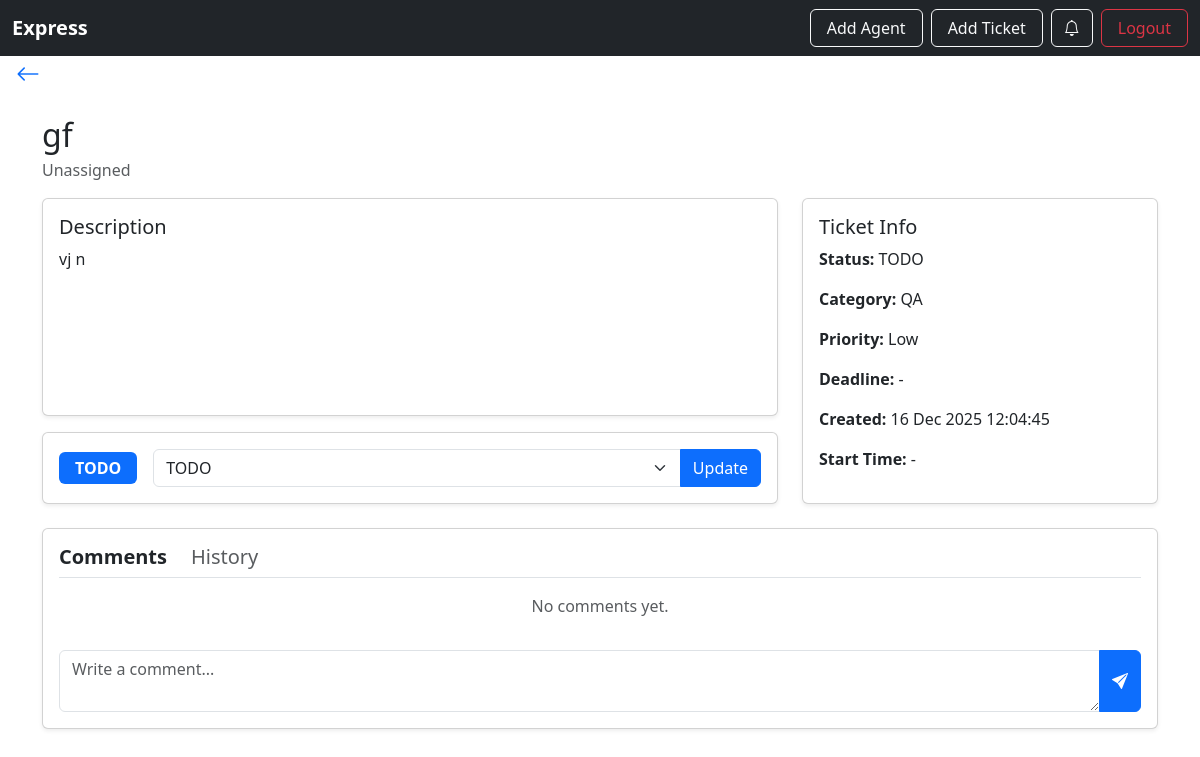
The app's page /ticket/4/ (signed in), older data.
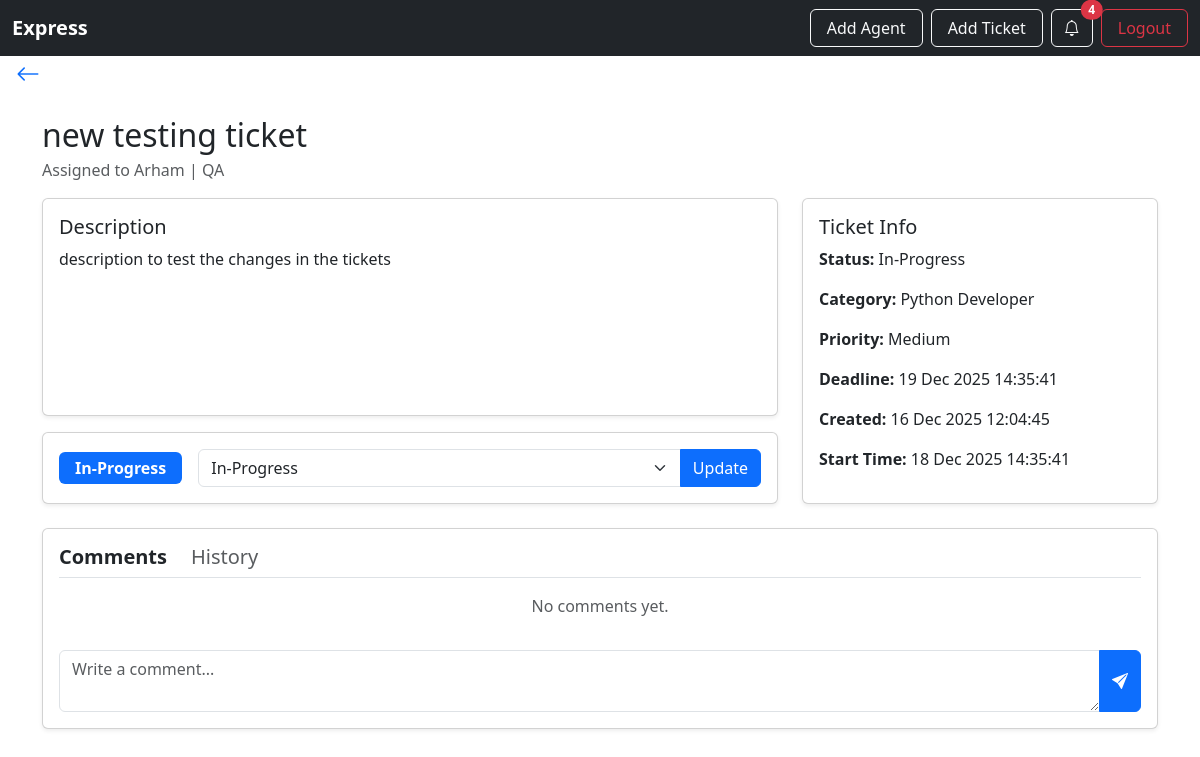
The same page, newer data.
### ticketing/models/tickets.py (models this page shows, shortened)
class Ticket(models.Model):
    creator_id = models.ForeignKey(
        AppUser,
        related_name="assigned_by",
        on_delete=models.CASCADE,
        limit_choices_to={'role': UserType.CUSTOMER}
    )
    title = models.CharField(unique=True, max_length=255)
    description = models.TextField()
    priority_id = models.ForeignKey(TicketPriority, on_delete=models.CASCADE)
    status = models.ForeignKey(
        TicketStatus,
        on_delete=models.CASCADE,
        default="TODO"
    )
    start_time = models.DateTimeField(null=True, blank=True)
    deadline = models.DateTimeField(null=True, blank=True)
    ticket_category = models.CharField(max_length=20)
    created_at = models.DateTimeField(auto_now_add=True)
    changed_at = models.DateTimeField(auto_now=True)
    assignee_id = models.ForeignKey(
        AppUser,
        related_name="assigned_to",
        null=True,
        blank=True,
        on_delete=models.SET_NULL,
        limit_choices_to={'role': UserType.AGENT}
    )

class TicketStatus(models.Model):
    status = models.CharField(max_length=70, unique=True)
    def __str__(self):
        return self.status

class TicketPriority(models.Model):
    priority = models.CharField(max_length=6)
    duration = models.DurationField()
    def __str__(self):
        return self.priority

### ticketing/models/users.py (models this page shows)
class AppUser(models.Model):
    account_id=models.ForeignKey(Account,on_delete=models.CASCADE)
    name = models.CharField(max_length=255)
    email = models.EmailField()
    password = models.CharField(max_length=72)
    job_title = models.CharField(max_length=20)
    role = models.CharField(
        choices=UserType.choices,
        default=UserType.CUSTOMER
    )
    is_active = models.BooleanField(default=True)
    deleted_at = models.DateTimeField(null=True, blank=True)
    class Meta:
        constraints=[
            UniqueConstraint(fields=('account_id','email'),name='unique_agent')
        ]

### ticketing/views/ticket_views.py (the view, shortened to what this page needs)
# urls.py: path("<int:pk>/", TicketDetailView.as_view(), name="ticket_detail"),
class TicketDetailView(AccountAwareMixin, View):
    login_url = "/login/"
    def get(self, request, pk):
        ticket = get_object_or_404(Ticket, pk=pk)
        if request.user.account_id != ticket.creator_id.account_id:
            return HttpResponseForbidden("You cannot view this ticket.")
        comments = Thread.objects.filter(
            comment_entry__ticket=ticket
        ).order_by("-created_at")
        history = TicketHistory.objects.filter(
            ticket=ticket
        ).select_related("updated_by").order_by("-updated_at")
        form = ThreadForm()
        current_status = ticket.status.status
        allowed = get_allowed_transitions(current_status)
        allowed.append(current_status)
        if "In-Progress" in allowed and not ticket.assignee_id:
            allowed.remove("In-Progress")
        allowed_statuses = TicketStatus.objects.filter(
            status__in=allowed
        )
        replies_dict = {}
        for comment in comments:
            replies = Thread.objects.filter(
                thread_group=comment.thread_group
            ).exclude(id=comment.id).order_by("created_at")
            replies_dict[comment.id] = replies
        return render(request, "ticket_detail.html", {
            "ticket": ticket,
            "comments": comments,
            "history": history,
            "replies_dict": replies_dict,
            "form": form,
            "allowed_statuses": allowed_statuses,
        })

### ticketing/serializers/comment_form.py
class ThreadForm(forms.ModelForm):
    class Meta:
        model = Thread
        fields = ["body"]
        widgets = {
            "body": forms.Textarea(
                attrs={
                    "rows": 2,
                    "placeholder": "Write a comment...",
                    "class": "form-control",
                }
            )
        }

### ticketing/notification_context.py (called while the page is built)
def notifications_processor(request):
    user = getattr(request, "user", None)
    if not user or not getattr(user, "id", None):
        return {"notifications": [], "unread_count": 0}
    qs = NotificationRecipient.objects.filter(
        user_id=user.id
    ).select_related(
        "notification", "notification__ticket"
    ).order_by("-notification__sent_at")
    unread_count = qs.filter(is_read=False).count()
    notifications = qs[:10]
    return {
        "notifications": notifications,
        "unread_count": unread_count
    }

### ticketing/templates/ticket_detail.html (shortened to what the changed rows need)
{% load static %}
<!DOCTYPE html>
<html lang="en">
<head>
    <link rel="stylesheet" href="{% static 'css/bootstrap.min.css' %}">
    <link rel="stylesheet"
          href="https://cdn.jsdelivr.net/npm/bootstrap-icons@1.11.1/font/bootstrap-icons.css">
</head>
<body>
{% if user.role == 'Customer' %}
    {% include "customer_navbar.html" %}
{% else %}
    {% include "agent_navbar.html" %}
{% endif %}
<div class="container mt-4 d-flex justify-content-center">
    <div class="w-100" style="max-width:1400px;">
        <div class="mb-3">
            <h2 class="mb-1">{{ ticket.title }}</h2>
            <div class="text-muted">
                {% if ticket.assignee_id %}
                    Assigned to {{ ticket.assignee_id.name }} | {{ ticket.assignee_id.job_title }}
                {% else %}
                    Unassigned
                {% endif %}
            </div>
        </div>
        <div class="row mb-4 align-items-stretch">
            <div class="col-lg-8 d-flex flex-column gap-3">
                <div class="card shadow-sm flex-grow-1">
                    <div class="card-body h-100 d-flex flex-column">
                        <h5>Description</h5>
                        <p class="mb-0 flex-grow-1">{{ ticket.description }}</p>
                    </div>
                </div>
                <div class="card shadow-sm">
                    <div class="card-body d-flex align-items-center gap-3">
                        <span class="badge bg-primary px-3 py-2 fs-6">
                            {{ ticket.status }}
                        </span>
                        <form method="post"
                              action="{% url 'update_ticket_status' ticket.id %}"
                              class="d-flex flex-grow-1">
                            <div class="input-group">
                                <select name="status" class="form-select">
                                    {% for status in allowed_statuses %}
                                        <option value="{{ status.id }}"
                                                {% if status == ticket.status %}selected{% endif %}>
                                            {{ status.status }}
                                        </option>
                                    {% endfor %}
                                </select>
                                <button class="btn btn-primary">Update</button>
                            </div>
                        </form>
                    </div>
                </div>
            </div>
            <div class="col-lg-4">
                <div class="card shadow-sm h-100">
                    <div class="card-body">
                        <h5>Ticket Info</h5>
                        <p><strong>Status:</strong> {{ ticket.status }}</p>
                        <p><strong>Category:</strong> {{ ticket.ticket_category }}</p>
                        <p><strong>Priority:</strong> {{ ticket.priority_id }}</p>
                        <p><strong>Deadline:</strong> {{ ticket.deadline|date:"d M Y H:i:s"|default:"-" }}</p>
                        <p><strong>Created:</strong> {{ ticket.created_at|date:"d M Y H:i:s" }}</p>
                        <p><strong>Start Time:</strong> {{ ticket.start_time|date:"d M Y H:i:s"|default:"-" }}</p>
                    </div>
                </div>
            </div>
        </div>
    </div>
</div>
</body>
</html>

### ticketing/templates/customer_navbar.html (shortened to what this page needs)
<nav class="navbar navbar-expand-lg navbar-dark bg-dark">
    <div class="container-fluid">
        <a class="navbar-brand fw-bold" href="{% url 'customer_dashboard_page' %}">{{ user.account_id.portal }}</a>
        <div class="collapse navbar-collapse" id="navbarNav">
            <ul class="navbar-nav ms-auto">
                <li class="nav-item me-2">
                    <a class="btn btn-outline-light px-3" href="{% url 'create-agent_api' %}">
                        Add Agent
                    </a>
                </li>
                <li class="nav-item me-2">
                    <a class="btn btn-outline-light px-3" href="{% url 'create-ticket' %}">
                        Add Ticket
                    </a>
                </li>
                <li class="nav-item me-2">
                    <button type="button" class="btn btn-outline-light position-relative" data-bs-toggle="modal" data-bs-target="#notificationsModal">
                        <i class="bi bi-bell"></i>
                        {% if unread_count > 0 %}
                        <span class="position-absolute top-0 start-100 translate-middle badge rounded-pill bg-danger">
                            {{ unread_count }}
                        </span>
                        {% endif %}
                    </button>
                </li>
                <li class="nav-item">
                    <a class="btn btn-outline-danger px-3" href="{% url 'logout' %}">
                        Logout
                    </a>
                </li>
            </ul>
        </div>
    </div>
</nav>

Row changes from the older to the newer data that the page shows:
changed Ticket "QA": title "gf" → "new testing ticket"; assignee_id.name (not shown) → "Arham"; assignee_id.job_title (not shown) → "QA"; assignee_id_id empty → 2 (drawn); description "vj n" → "description to test the changes in the tickets"; status "TODO" → "In-Progress"; ticket_category "QA" → "Python Developer"; priority_id "Low" → "Medium"; deadline "-" → "19 Dec 2025 14:35:41"; start_time "-" → "18 Dec 2025 14:35:41"
Text that changed along with them:
{{ unread_count }}: (not shown) → "4"
text no longer shown: "Unassigned"
text now shown: "Assigned to |"
